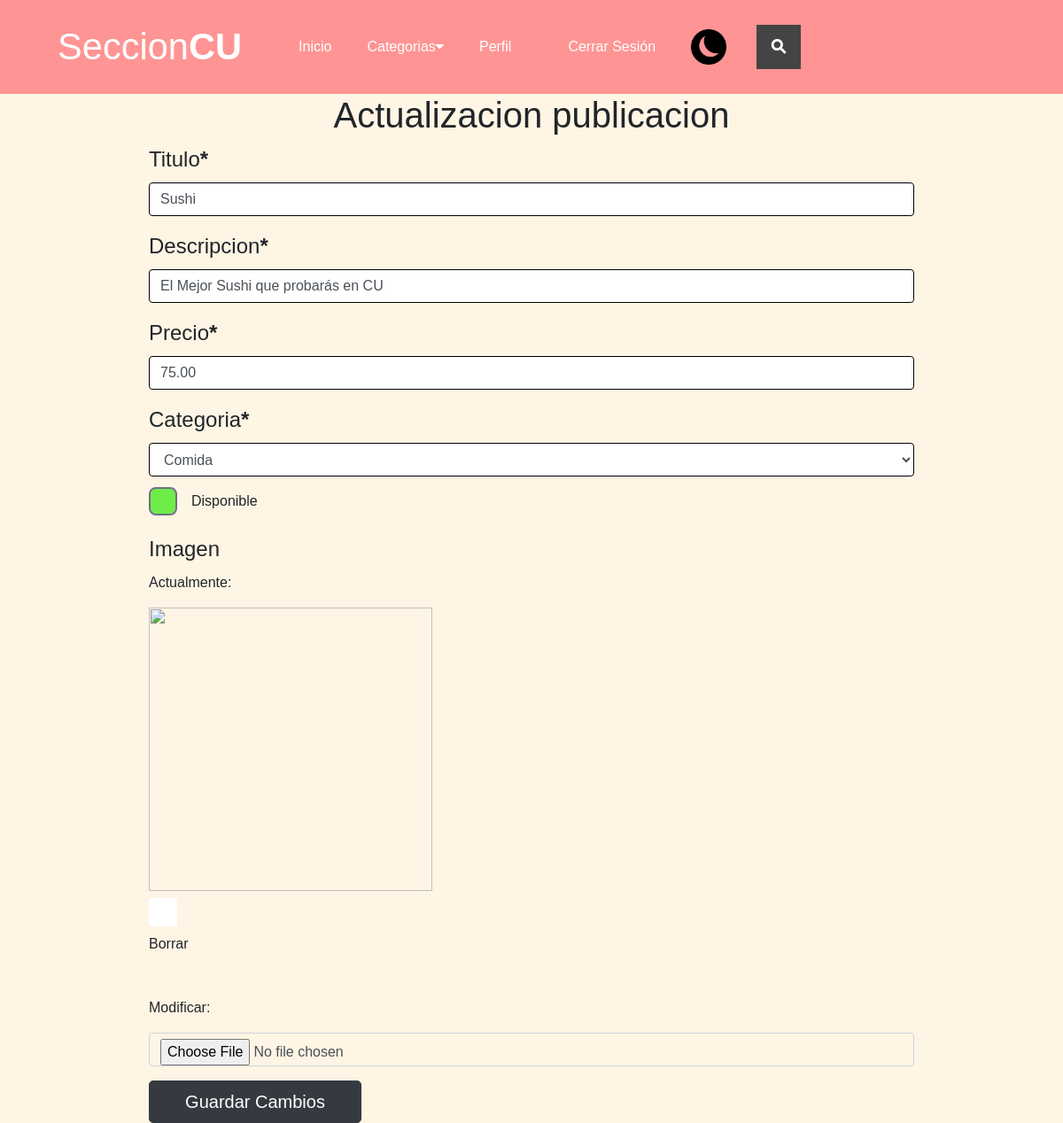
The page /publicaciones/update/17 (signed in) on the database its author committed.
### publicaciones/models.py (models this page shows, shortened)
class Publicaciones(models.Model):
    titulo = models.CharField(max_length=50)
    descripcion = models.CharField(max_length=200)
    imagen =  models.ImageField(upload_to='publicaciones', null=True, blank=True)
    estado = models.BooleanField(default=True)
    autor = models.ForeignKey(User, on_delete=models.CASCADE)
    precio = models.DecimalField(max_digits=10, decimal_places=2)
    categoria = models.ForeignKey(Categoria, on_delete=models.CASCADE)
    created = models.DateField(auto_now_add=True)
    updated = models.DateField(auto_now_add=True)
    class Meta:
        verbose_name='publicacion'
        verbose_name_plural = 'publicaciones'

### publicaciones/views.py (the view)
# urls.py: path("update/<int:publicacion_id>", views.update_publicacion, name="update"),
@login_required
def update_publicacion(request, publicacion_id):
    categorias = Categoria.objects.all()
    publicacion = Publicaciones.objects.get(id=publicacion_id)
    if request.method == 'POST':
        form = Update_publicacion_form(request.POST,request.FILES, instance=publicacion)
        if form.is_valid():
            form.save()
            return redirect("perfil")
    else:
        form = Update_publicacion_form(instance=publicacion)
    return render(request, "publicaciones/update_publicacion.html", {"categorias":categorias, "form": form})

### publicaciones/forms.py
class Update_publicacion_form(ModelForm):
    def __init__(self, *args, **kwargs):
        super().__init__(*args, **kwargs)
        for visible in self.visible_fields():
            visible.field.widget.attrs['class'] = 'form-control'
            visible.field.widget.attrs['placeholder'] = visible.field.label
    class Meta:
        model = Publicaciones
        fields = ['titulo', 'descripcion', 'precio', 'categoria','estado', 'imagen']
        exclude = ['autor']
        labels = {
            'estado': _('Disponible'),
        }

### publicaciones/models.py (called while the page is built)
    def __str__(self):
        return self.nombre

### publicaciones/templates/publicaciones/update_publicacion.html (shortened to what this page needs)
{% extends 'publicaciones/nav.html'%}
{% load static %}
{% load crispy_forms_tags %}
{%block content%}
    <h1 class="text-config">Actualizacion publicacion</h1>
    <div class="form-content">
        <form method="POST" enctype="multipart/form-data" name = "form_update">
            <div class="form-configuracion">
                <div class="form-configuracion2">
                    {{form|crispy}}
                    <button type="submit" class="btn btn-dark btn-lg btn-config" >Guardar Cambios</button>
                </div>
            </div>
        </form>
    </div>
{%endblock%}

### publicaciones/static/publicaciones/assets/css/header.css (style rules this page uses)
input[type="text"] { border-radius: 4px; border: 1px solid black; }
span { font-weight: bold; }
body { font-family: sans-serif; background-color: #FFF5E4; }

### publicaciones/static/publicaciones/assets/css/config.css (style rules this page uses)
input[type="file"] { background-color: transparent; }
.control-label { font-size: 1.5rem; }
.text-config { text-align: center; }
.form-group { border: none; }
.btn-config { width: 15rem; }

### publicaciones/static/publicaciones/assets/css/crear_publicacion.css (style rules this page uses)
.form-content { display: flex; justify-content: center; align-items: center; }
.form-content input[type="checkbox"] { -ms-transform: scale(2); -moz-transform: scale(2); -webkit-transform: scale(2); -o-transform: scale(2); margin: 0 .5rem; }
.form-configuracion2 .checkbox { display: flex; }
.form-configuracion .checkbox label { display: flex; flex-direction: row; justify-content: center; align-items: center; gap: 1rem; }
.form-content input[type="checkbox"] { background-size: 100% 100%; background-position: center; background-repeat: no-repeat; width: 1rem; height: 1rem; appearance: none; display: inline-block; vertical-align: middle; background-origin: border-box; padding: 0; user-select: none; flex-shrink: 0; color: #25aceb; background-color: #ffffff; border-color: #6b7280; border-width: 1px; }
.form-content input[type="checkbox"]:checked { background-color: rgb(110, 236, 72); }
.form-group .controls { display: flex; flex-direction: column; gap: 1rem; }
@media (min-width: 0px) { .form-content input, .form-content .select { width: 100%; } }
@media (min-width: 0px) { .form-content input[type="text"], input[type="number"], .select { border: 1px solid black; } }
@media (min-width: 1024px) and (max-width: 1279px) { .form-content input[type="text"], .form-content input[type="number"], .form-content input[type="file"], .form-content .select { width: 54rem; } }

### rows shown on the page
Publicaciones: titulo "Sushi", descripcion "El Mejor Sushi que probarás en CU", precio "75.00", categoria "Comida", estado "☑"
